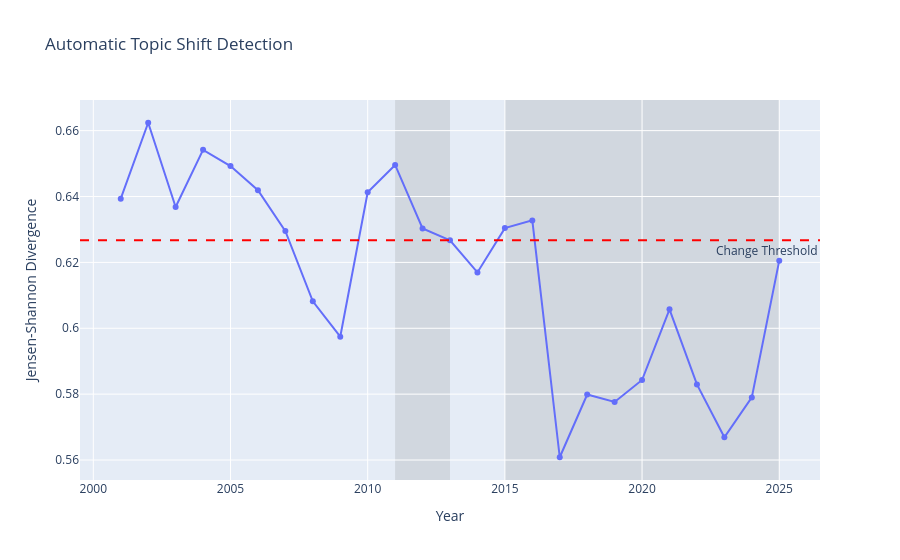

Notebook cell for this chart:
### Code cell
import plotly.express as px
import pandas as pd

# Prepare divergence data in a DataFrame
div_df = pd.DataFrame({
    'Year': valid_years[1:],  # Divergences correspond to year changes starting from the second valid year
    'Divergence': divergences
})

# Create a line plot for term distribution divergences over years with markers
fig = px.line(div_df, x='Year', y='Divergence',
              title='Automatic Topic Shift Detection',
              markers=True)

# Add a horizontal line for the divergence threshold
fig.add_hline(y=threshold, line_dash="dash", line_color="red",
              annotation_text="Change Threshold", annotation_position="bottom right")

# Create vertical spans for each detected window using layout shapes
shapes = []
for window in windows:
    shapes.append({
        'type': 'rect',
        'xref': 'x',
        'yref': 'paper',
        'x0': window['start'],
        'x1': window['end'],
        'y0': 0,
        'y1': 1,
        'fillcolor': 'gray',
        'opacity': 0.2,
        'layer': 'below',
        'line': {'width': 0},
    })

fig.update_layout(
    shapes=shapes,
    xaxis_title='Year',
    yaxis_title='Jensen-Shannon Divergence'
)

fig.show()

### Figure 1 — Plotly figure (JSON) as saved in the notebook; plotly's stock layout.template omitted (floating-point values rounded to 4 significant figures)
{"data": [{"hovertemplate": "Year=%{x}<br>Divergence=%{y}<extra></extra>", "legendgroup": "", "line": {"color": "#636efa", "dash": "solid"}, "marker": {"symbol": "circle"}, "mode": "lines+markers", "name": "", "orientation": "v", "showlegend": false, "type": "scatter", "x": [2001, 2002, 2003, 2004, 2005, 2006, 2007, 2008, 2009, 2010, 2011, 2012, 2013, 2014, 2015, 2016, 2017, 2018, 2019, 2020, 2021, 2022, 2023, 2024, 2025], "xaxis": "x", "y": [0.6393, 0.6624, 0.6368, 0.6542, 0.6492, 0.6419, 0.6295, 0.6082, 0.5974, 0.6413, 0.6496, 0.6303, 0.6267, 0.617, 0.6304, 0.6328, 0.5608, 0.5799, 0.5776, 0.5843, 0.6058, 0.583, 0.5669, 0.579, 0.6205], "yaxis": "y"}], "layout": {"annotations": [{"showarrow": false, "text": "Change Threshold", "x": 1, "xanchor": "right", "xref": "x domain", "y": 0.6267, "yanchor": "top", "yref": "y"}], "legend": {"tracegroupgap": 0}, "shapes": [{"line": {"color": "red", "dash": "dash"}, "type": "line", "x0": 0, "x1": 1, "xref": "x domain", "y0": 0.6267, "y1": 0.6267, "yref": "y"}, {"fillcolor": "gray", "layer": "below", "line": {"width": 0}, "opacity": 0.2, "type": "rect", "x0": 2011, "x1": 2013, "xref": "x", "y0": 0, "y1": 1, "yref": "paper"}, {"fillcolor": "gray", "layer": "below", "line": {"width": 0}, "opacity": 0.2, "type": "rect", "x0": 2015, "x1": 2025, "xref": "x", "y0": 0, "y1": 1, "yref": "paper"}], "title": {"text": "Automatic Topic Shift Detection"}, "xaxis": {"anchor": "y", "domain": [0, 1], "title": {"text": "Year"}}, "yaxis": {"anchor": "x", "domain": [0, 1], "title": {"text": "Jensen-Shannon Divergence"}}}}
